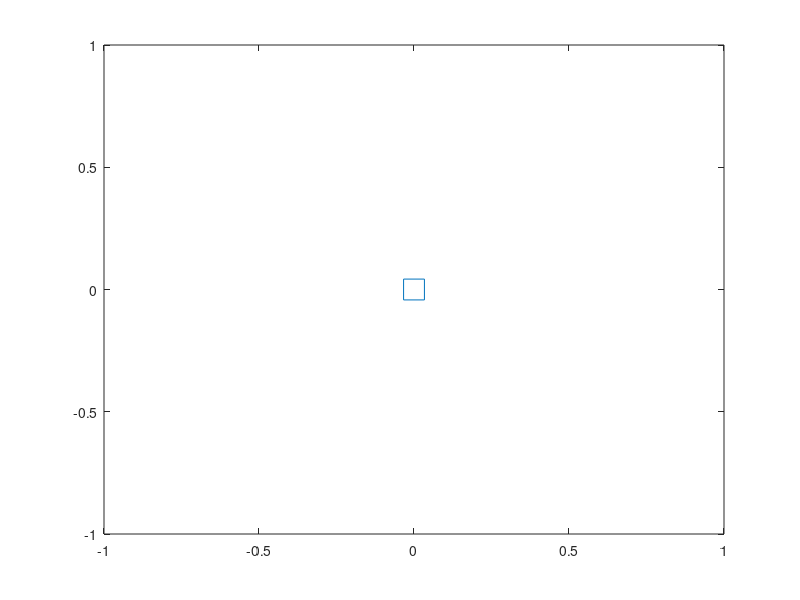

MATLAB code for this plot: (Note: this script raises an error after producing the figure.)
%Seshadhri Srinivasan
%Final version of IJVD file
%static obstacle and hybrid controller
%clear 
clear all;close all;clc;
sprintf('%s', 'Behaviour based path-planning using MILP')
%1. prepare the arena
sprintf('%s','prepare the arena for AV')
xgoal=[20;20];
x_0=0;y_0=0;
init_pos=[x_0;y_0];
plot(x_0,y_0,'square','MarkerSize',15)
hold on
%this piece of code should be replaced for dynamic obstacles
Obs=[3 4; 4 3;12 10;14 11;14 14;18 16;17 19];
place_obstacles(Obs);
plot(xgoal(1,1),xgoal(2,1),'r--O','MarkerSize',30);
Nsense=36; %no. of circular points to sense
theta(:,1)=0*ones(Nsense,1);
Xb=[];r=1;
Xb=sense_range(Nsense,theta,Obs,r)
sprintf('%s','you have successfully created the arena for AV')
U=[];
%2. Initialization
x_obs=Obs(:,:);
x_old=[0;0;0.5];
u=[1;0.5];
N_sim=300;epsilon1=1.5;
epsilon2=0.75;dt=1;kpv=0.1;
goal_delp=20.5;
goal_delm=20.5;
xnew=x_old;      
n_obs=size(Obs,1); %number of obstacles


%3. Simulation of MPC
for i=1:200
    iter=i;
     x_old=xnew;
     %find the distance
     %update the state of the vehicle
      

  if((xnew(1,1)<=goal_delp)&& (xnew(2,1)<=goal_delm))
      %Measure the current position
      x_dist=xnew(1:2,1);
      n_obs=size(Obs,1); %number of obstacles
    %find the distance
                for i=1:n_obs
                dist(i)=norm(x_dist-Obs(i,:)');
                end
    %Implement behaviour based control
   %find the min distance and the obstacle number
    [obs_dist,zdist_pred]=feval('SensorOutput',xnew',Obs);
     [min_dist,kmin]=min(obs_dist(1,:));
     x_obs=Obs(kmin,:)';
%    min_dist=dist(1);
%    x_obs=[2;2];
    %  [x_obs,min_dist]=Obsmeas(n_obs,x_dist,Obs,xnew)
      
      %use heuristic rules
      if(min_dist>=epsilon1)
%         fuel_cost=0.01
%         safety_cost=0;  
%         safety_limit=100;
%         blending_limit=100;
%         blending_cost=100;
         [uGTG]=GTG(xgoal,xnew,dt)
         u=uGTG
elseif(min_dist>=epsilon2 && min_dist<=epsilon1)
              [u_fwCW]= FWCW(x_obs,xnew,dt)
              [u_fwCCW]= FWCCW(x_obs,xnew,dt)
              [uGTG]=GTG(xgoal,xnew,dt)
              dec1=sum(uGTG.*u_fwCW);
              dec2=sum(uGTG.*u_fwCCW);   
              if(dec1>0)
                  u=u_fwCW;
              else
                  u=u_fwCCW;
             end
        else(min_dist <=epsilon2)
          [uA0]=AO(x_obs,xnew,dt);
      end
     % elseif (xnew(1,1)<=goal_delp)&& (xnew(2,1)>goal_delm)
%         [u_fwCCW]= FWCCW(x_obs,xnew,dt);   
%         u=u_fwCCW
%      
%           
%      elseif (xnew(1,1)>goal_delp)&& (xnew(2,1)<=goal_delm);
%        [u_fwCW]= FWCW(x_obs,xnew,dt);
%              u=u_fwCW;
%         
  else
          break
                  
  end

      xnew=update_leader(x_old(1,1),x_old(2,1),x_old(3,1),u)' %xnew
      plot(xnew(1,1), xnew(2,1),'square','MarkerSize',10);
      hold on
      
    U=[U; u(2,1)];  
          
          
    
      
      
      
      
      
      

    
    
    %update
    

    
        %elseif(xnew(1,1)>=goal_delp)
     %   [u_fwCW]= FWCW(x_obs,xnew,dt)

    %1. measure
%       elseif (xnew(1,1)<=goal_delp)&& (xnew(2,1)>goal_delm)
%           [u_fwCW]= FWCW(x_obs,xnew,dt)
%          u=u_fwCW
%         xnew=update_leader(x_old(1,1),x_old(2,1),x_old(3,1),u)' %xnew
%        plot(xnew(1,1), xnew(2,1),'square','MarkerSize',10);
%        hold on
%       
%      
%       elseif (xnew(1,1)>goal_delp)&& (xnew(2,1)<=goal_delm)
%       [u_fwCCW]= FWCCW(x_obs,xnew,dt)
%       u=u_fwCCW
%       xnew=update_leader(x_old(1,1),x_old(2,1),x_old(3,1),u)' %xnew
%       plot(xnew(1,1), xnew(2,1),'square','MarkerSize',10);
%       hold on
%       

      end
    
    
    
    

% 
%        %Implement behaviour based control
%    %find the min distance and the obstacle number
%    [obs_dist,zdist_pred]=feval('SensorOutput',xnew',Obs);
%     [min_dist,kmin]=min(obs_dist(1,:));
%     x_obs=Obs(kmin,:)';
%     
